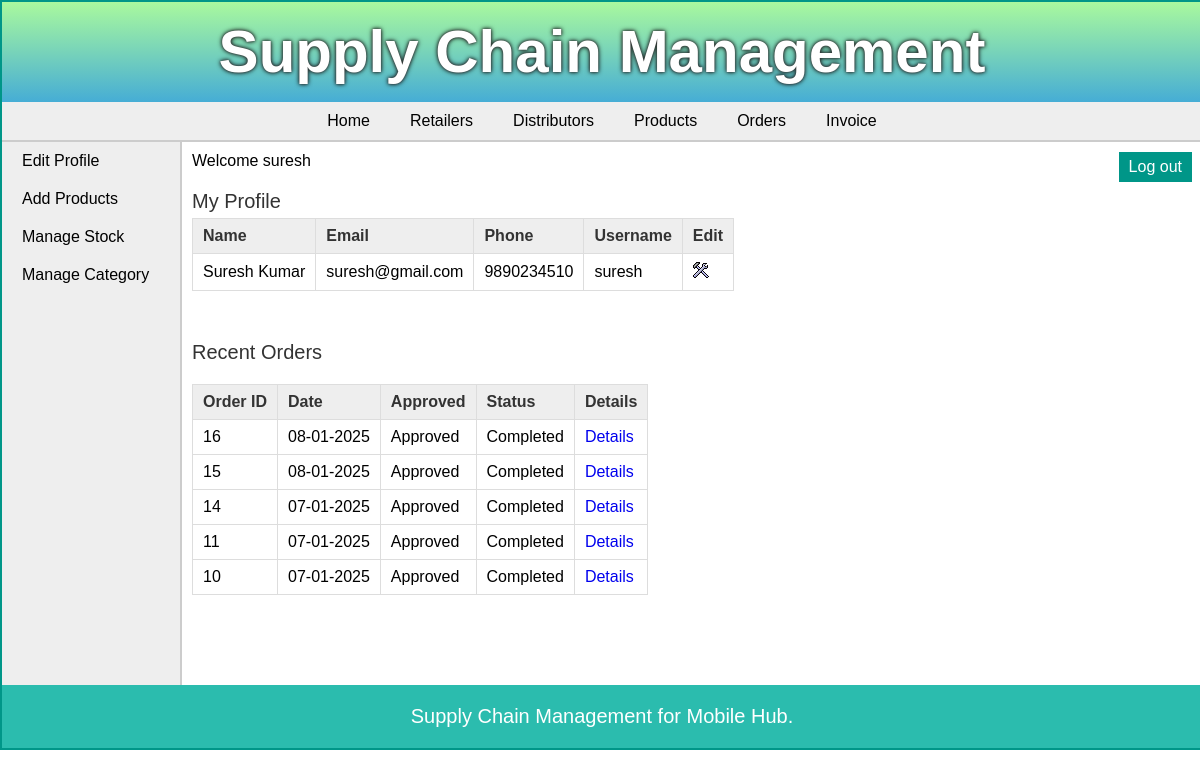
The page /manufacturer/index.php (signed in) on the database its author committed.
### tables this page shows
CREATE TABLE `manufacturer` (
  `man_id` int(11) NOT NULL,
  `man_name` varchar(25) NOT NULL,
  `man_email` varchar(50) DEFAULT NULL,
  `man_phone` varchar(10) NOT NULL,
  `username` varchar(20) NOT NULL,
  `password` varchar(20) NOT NULL
);

CREATE TABLE `orders` (
  `order_id` int(11) NOT NULL,
  `date` date NOT NULL,
  `retailer_id` int(11) NOT NULL,
  `approved` tinyint(1) NOT NULL,
  `status` tinyint(1) NOT NULL,
  `total_amount` int(10) NOT NULL
);

### manufacturer/index.php (the view, shortened to what this page needs)
<?php
	include("../includes/config.php");
	if(isset($_SESSION['manufacturer_login'])) {
		if($_SESSION['manufacturer_login'] == true) {
			$id = $_SESSION['manufacturer_id'];
			$query_selectManufacturer = "SELECT * FROM manufacturer WHERE man_id='$id'";
			$result_selectManufacturer = mysqli_query($con,$query_selectManufacturer);
			$row_selectManufacturer = mysqli_fetch_array($result_selectManufacturer);
			$query_selectOrder = "SELECT * FROM orders ORDER BY order_id DESC LIMIT 5";
			$result_selectOrder = mysqli_query($con,$query_selectOrder);
		}
		else {
			header('Location:../index.php');
		}
	}
	else {
		header('Location:../index.php');
	}
?>
<!DOCTYPE html>
<html>
<head>
	<link rel="stylesheet" href="../includes/main_style.css" >
</head>
<body>
	<?php
		include("../includes/header.inc.php");
		include("../includes/nav_manufacturer.inc.php");
		include("../includes/aside_manufacturer.inc.php");
	?>
	<section>
		Welcome <?php echo $_SESSION['sessUsername']; ?>
		<article>
			<h2>My Profile</h2>
			<table class="table_displayData">
			<tr>
				<th>Name</th>
				<th>Email</th>
				<th>Phone</th>
				<th>Username</th>
				<th> Edit </th>
			</tr>
			<tr>
				<td> <?php echo $row_selectManufacturer['man_name']; ?> </td>
				<td> <?php echo $row_selectManufacturer['man_email']; ?> </td>
				<td> <?php echo $row_selectManufacturer['man_phone']; ?> </td>
				<td> <?php echo $row_selectManufacturer['username']; ?> </td>
				<td> <a href="edit_profile.php"><img src="../images/edit.png" alt="edit" /></a> </td>
			</tr>
		</table>
		</article>
		<article>
			<h2>Recent Orders</h2>
			<table class="table_displayData" style="margin-top:20px;">
			<tr>
				<th> Order ID </th>
				<th> Date </th>
				<th> Approved </th>
				<th> Status </th>
				<th> Details </th>
			</tr>
			<?php $i=1; while($row_selectOrder = mysqli_fetch_array($result_selectOrder)) { ?>
			<tr>
				<td> <?php echo $row_selectOrder['order_id']; ?> </td>
				<td> <?php echo date("d-m-Y",strtotime($row_selectOrder['date'])); ?> </td>
				<td>
					<?php
						if($row_selectOrder['approved'] == 0) {
							echo "Not Approved";
						}
						else {
							echo "Approved";
						}
					?>
				</td>
				<td>
					<?php
						if($row_selectOrder['status'] == 0) {
							echo "Pending";
						}
						else {
							echo "Completed";
						}
					?>
				</td>
				<td> <a href="view_order_items.php?id=<?php echo $row_selectOrder['order_id']; ?>">Details</a> </td>
			</tr>
			<?php $i++; } ?>
		</table>
		</article>
	</section>
	<?php
		include("../includes/footer.inc.php");
	?>
</body>
</html>

### includes/main_style.css (style rules this page uses)
* { font-family: arial,sans-serif; margin:0px; padding:0px; }
body { width:1200px; margin:auto; border:2px solid #009688; }
a { text-decoration:none; }
section { width:1000px; padding:10px; padding-bottom:40px; }
article { margin-top:20px; margin-bottom:50px; }
article h2 { margin-bottom:5px; font-weight:normal; color:#333; font-size: 20px; }
table { border-collapse: collapse; }
.table_displayData td, .table_displayData th { border:1px solid #ddd; padding: 8px 10px; text-align: left; }
.table_displayData th { background-color:#eee; color:#333; }

### rows shown on the page
manufacturer: man_name "Suresh Kumar", man_email "suresh@gmail.com", man_phone "9890234510", username "suresh"
orders: order_id "16", date "08-01-2025", approved "Approved", status "Completed"
orders: order_id "15", date "08-01-2025", approved "Approved", status "Completed"
orders: order_id "14", date "07-01-2025", approved "Approved", status "Completed"
orders: order_id "11", date "07-01-2025", approved "Approved", status "Completed"
orders: order_id "10", date "07-01-2025", approved "Approved", status "Completed"

### other values the page prints
$_SESSION['sessUsername'] "suresh"
